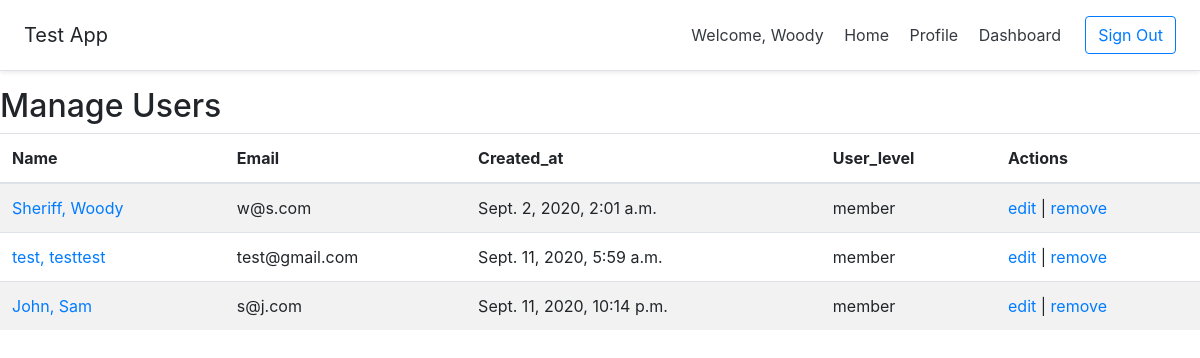
Screenshot of /dashboard/ (signed in) with the database file from the repository.
### dojo_wall_app/models.py (models this page shows)
class User(models.Model):
  first_name = models.CharField(max_length=45)
  last_name = models.CharField(max_length=45)
  email = models.CharField(max_length=45, blank=False, unique=True)
  password = models.CharField(max_length=45)
  description = models.CharField(max_length=255, null=True)
  level = models.CharField(max_length=45, null=True)
  created_at = models.DateTimeField(auto_now_add=True)
  updated_at = models.DateTimeField(auto_now=True)
  objects = UserManager()

### user_dashboard_app/views.py (the view)
# urls.py: path('', views.index, name='my_index'),
def index(request):
  user_id = request.session['user_id']
  this_user = User.objects.get(id=user_id)
  print("*************this user id is: ", this_user.id)
  all_users = User.objects.all()
  context = {
    "all_users" : all_users,
    "this_user" : this_user
  }
  if this_user.id == 2:
    return render(request, 'admin_index.html', context)
  return render(request,'index.html', context)

### user_dashboard_app/templates/admin_index.html (shortened to what this page needs)
<!DOCTYPE html>
<html lang="en">
  <head>
    <link
      rel="stylesheet"
      href="https://stackpath.bootstrapcdn.com/bootstrap/4.5.2/css/bootstrap.min.css"
    />
  </head>
  <body>
    <div
      class="d-flex flex-column flex-md-row align-items-center p-3 px-md-4 mb-3 bg-white border-bottom shadow-sm"
    >
            <h5 class="my-0 mr-md-auto font-weight-normal">Test App</h5>
      <nav class="my-2 my-md-0 mr-md-3">
        <a class="p-2 text-dark" href="/dashboard">Welcome, {{this_user.first_name}}</a>
        <a class="p-2 text-dark" href="/dashboard">Home</a>
        <a class="p-2 text-dark" href="#">Profile</a>
        <a class="p-2 text-dark" href="#">Dashboard</a>
      </nav>
      <a class="btn btn-outline-primary" href="/signin">Sign Out</a>
    </div>
    <div id="table" class="table-responsive-lg">
      <h2>Manage Users</h2>
      <table class="table table-striped table-md">
        <thead>
          <tr>
            <th>Name</th>
            <th>Email</th>
            <th>Created_at</th>
            <th>User_level</th>
            <th>Actions</th>
          </tr>
        </thead>
        <tbody>
          {% for user in all_users %}
          <tr>
            <td><a href="{% url 'dojo_wall:my_user_info' user.id %}">{{user.last_name}}, {{user.first_name}}</a></td>
            <td>{{user.email}}</td>
            <td>{{user.created_at}}</td>
            <td>{{user.level}}</td>
            <td><form action="#" action="POST">
              <a href="{% url 'dashboard:user_edit' user.id %}">edit</a> | <a href="{% url 'dashboard:user_remove' user.id %}">remove</a>
            </form></td>
            {% endfor %}
          </tr>
        </tbody>
      </table>
  </body>
</html>

### rows the page displays
User: first_name "Woody", last_name "Sheriff", email "w@s.com", created_at "Sept. 2, 2020, 2:01 a.m.", level "member"
User: last_name "test", first_name "testtest", email "test@gmail.com", created_at "Sept. 11, 2020, 5:59 a.m.", level "member"
User: last_name "John", first_name "Sam", email "s@j.com", created_at "Sept. 11, 2020, 10:14 p.m.", level "member"
